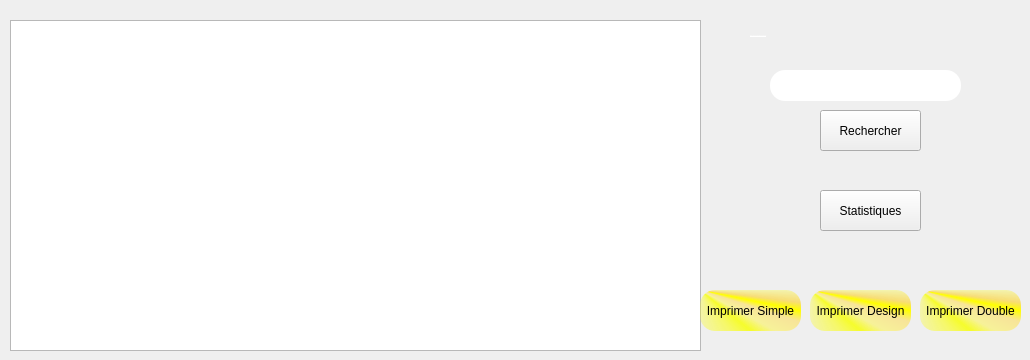
       <widget class="QWidget" name="Afficher">
        <attribute name="title">
         <string>Afficher des Réservations</string>
        </attribute>
        <widget class="QPushButton" name="pushButton_stat">
         <property name="geometry">
          <rect>
           <x>820</x>
           <y>190</y>
           <width>101</width>
           <height>41</height>
          </rect>
         </property>
         <property name="text">
          <string>Statistiques</string>
         </property>
        </widget>
        <widget class="QTableView" name="tableRes">
         <property name="geometry">
          <rect>
           <x>10</x>
           <y>20</y>
           <width>691</width>
           <height>331</height>
          </rect>
         </property>
         <property name="styleSheet">
          <string notr="true">background-image:url(::/white.png);</string>
         </property>
        </widget>
        <widget class="QPushButton" name="pushButton_rechercher">
         <property name="geometry">
          <rect>
           <x>820</x>
           <y>110</y>
           <width>101</width>
           <height>41</height>
          </rect>
         </property>
         <property name="text">
          <string>Rechercher</string>
         </property>
        </widget>
        <widget class="QLabel" name="label_saisir_2">
         <property name="geometry">
          <rect>
           <x>750</x>
           <y>20</y>
           <width>221</width>
           <height>31</height>
          </rect>
         </property>
         <property name="font">
          <font>
           <family>century gothic</family>
           <pointsize>-1</pointsize>
           <underline>true</underline>
           <strikeout>false</strikeout>
          </font>
         </property>
         <property name="layoutDirection">
          <enum>Qt::LeftToRight</enum>
         </property>
         <property name="styleSheet">
          <string notr="true">
color:white;


</string>
         </property>
         <property name="frameShape">
          <enum>QFrame::NoFrame</enum>
         </property>
         <property name="lineWidth">
          <number>1</number>
         </property>
         <property name="text">
          <string>               Saisir l'ID de réservation à chercher :</string>
         </property>
         <property name="textFormat">
          <enum>Qt::RichText</enum>
         </property>
         <property name="scaledContents">
          <bool>false</bool>
         </property>
        </widget>
        <widget class="QLineEdit" name="lineEdit_chercher">
         <property name="geometry">
          <rect>
           <x>770</x>
           <y>70</y>
           <width>191</width>
           <height>31</height>
          </rect>
         </property>
         <property name="font">
          <font>
           <family>century gothic</family>
           <pointsize>-1</pointsize>
           <weight>75</weight>
           <bold>true</bold>
          </font>
         </property>
         <property name="styleSheet">
          <string notr="true">border-radius:15px;
</string>
         </property>
         <property name="maxLength">
          <number>8</number>
         </property>
         <property name="alignment">
          <set>Qt::AlignCenter</set>
         </property>
        </widget>
        <widget class="QPushButton" name="pushButton_imprimer_10">
         <property name="geometry">
          <rect>
           <x>700</x>
           <y>290</y>
           <width>101</width>
           <height>41</height>
          </rect>
         </property>
         <property name="styleSheet">
          <string notr="true">

QPushButton
{
background-color: qconicalgradient(cx:0, cy:0, angle:135, stop:0 rgba(255, 255, 0, 69), stop:0.375 rgba(255, 255, 0, 69), stop:0.423533 rgba(251, 255, 0, 145), stop:0.45 rgba(247, 255, 0, 208), stop:0.477581 rgba(255, 244, 71, 130), stop:0.518717 rgba(255, 218, 71, 130), stop:0.55 rgba(255, 255, 0, 255), stop:0.57754 rgba(255, 203, 0, 130), stop:0.625 rgba(255, 255, 0, 69), stop:1 rgba(255, 255, 0, 69));
border-radius:15px;
}
QPushButton:hover
{
color:black;
border-radius:15px;
background:rgb(197, 250, 255);
}


</string>
         </property>
         <property name="text">
          <string>Imprimer Simple</string>
         </property>
        </widget>
        <widget class="QPushButton" name="pushButton_imprimer_9">
         <property name="geometry">
          <rect>
           <x>810</x>
           <y>290</y>
           <width>101</width>
           <height>41</height>
          </rect>
         </property>
         <property name="styleSheet">
          <string notr="true">

QPushButton
{
background-color: qconicalgradient(cx:0, cy:0, angle:135, stop:0 rgba(255, 255, 0, 69), stop:0.375 rgba(255, 255, 0, 69), stop:0.423533 rgba(251, 255, 0, 145), stop:0.45 rgba(247, 255, 0, 208), stop:0.477581 rgba(255, 244, 71, 130), stop:0.518717 rgba(255, 218, 71, 130), stop:0.55 rgba(255, 255, 0, 255), stop:0.57754 rgba(255, 203, 0, 130), stop:0.625 rgba(255, 255, 0, 69), stop:1 rgba(255, 255, 0, 69));
border-radius:15px;
}
QPushButton:hover
{
color:black;
border-radius:15px;
background:rgb(197, 250, 255);
}


</string>
         </property>
         <property name="text">
          <string>Imprimer Design</string>
         </property>
        </widget>
        <widget class="QPushButton" name="pushButton_imprimer_8">
         <property name="geometry">
          <rect>
           <x>920</x>
           <y>290</y>
           <width>101</width>
           <height>41</height>
          </rect>
         </property>
         <property name="styleSheet">
          <string notr="true">

QPushButton
{
background-color: qconicalgradient(cx:0, cy:0, angle:135, stop:0 rgba(255, 255, 0, 69), stop:0.375 rgba(255, 255, 0, 69), stop:0.423533 rgba(251, 255, 0, 145), stop:0.45 rgba(247, 255, 0, 208), stop:0.477581 rgba(255, 244, 71, 130), stop:0.518717 rgba(255, 218, 71, 130), stop:0.55 rgba(255, 255, 0, 255), stop:0.57754 rgba(255, 203, 0, 130), stop:0.625 rgba(255, 255, 0, 69), stop:1 rgba(255, 255, 0, 69));
border-radius:15px;
}
QPushButton:hover
{
color:black;
border-radius:15px;
background:rgb(197, 250, 255);
}


</string>
         </property>
         <property name="text">
          <string>Imprimer Double</string>
         </property>
        </widget>
       </widget>
